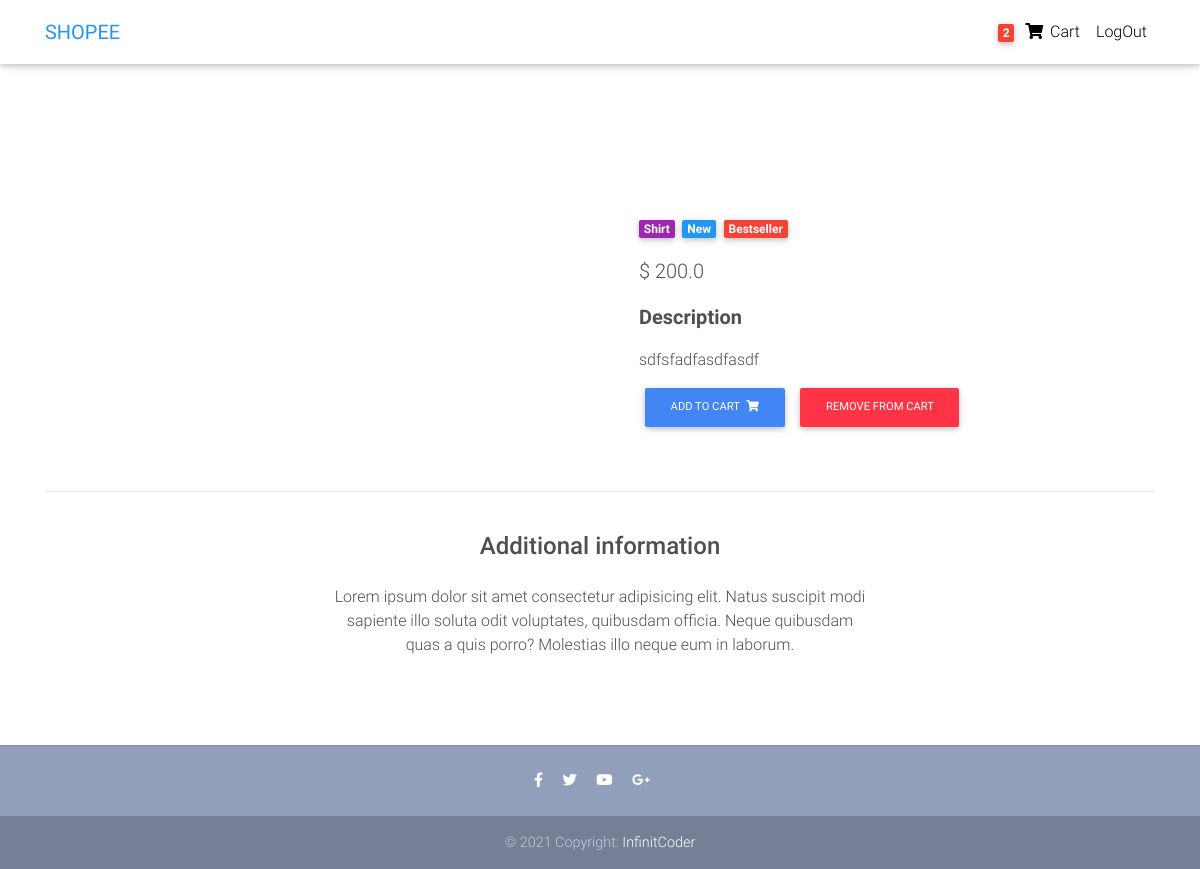
Page /product/2/ (signed in) on the committed database.
### core/models.py (models this page shows, shortened)
class Order(models.Model):
    user = models.ForeignKey(settings.AUTH_USER_MODEL,on_delete=models.CASCADE)
    items = models.ManyToManyField(OrderItem)
    start_date = models.DateTimeField(auto_now_add=True)
    ordered_date = models.DateTimeField()
    ordered = models.BooleanField(default=False)

class Item(models.Model):
    title = models.CharField(max_length=100)
    price = models.FloatField()
    category = models.CharField(choices=CATEGORY_CHOICES,max_length=2)
    label = models.CharField(choices=LABEL_CHOICES,max_length=1)
    discount_price = models.FloatField(blank=True, null=True)
    slug = models.SlugField()
    description = models.TextField()
    image = models.ImageField()
    def get_add_to_cart_url(self):
        return reverse("core:add-to-cart",kwargs={
            'slug':self.slug
        })
    def get_remove_from_cart_url(self):
        return reverse("core:remove-from-cart",kwargs={
            'slug':self.slug
        })

### core/views.py (the view)
# urls.py: path('product/<slug>/',ItemDetailView.as_view(),name='product'),
class ItemDetailView(DetailView):
    model = Item
    template_name = 'product-page.html'

### core/templatetag/cart_template_tags.py (called while the page is built)
@register.filter
def cart_item_count(user):
    if user.is_authenticated:
        qs = Order.objects.filter(user =user,ordered=False)
        if qs.exists():
            return qs[0].items.count()
    return 0

### templates/product-page.html (shortened to what this page needs)
{% extends 'base.html' %}
{% block content %}
{% include 'navbar.html' %}
  <main class="mt-5 pt-4">
    <div class="container dark-grey-text mt-5">
      <div class="row wow fadeIn">
        <div class="col-md-6 mb-4">
        </div>
        <div class="col-md-6 mb-4">
          <div class="p-4">
            <div class="mb-3">
              <a href="">
                <span class="badge purple mr-1">{{ object.get_category_display}} </span>
              </a>
              <a href="">
                <span class="badge blue mr-1">New</span>
              </a>
              <a href="">
                <span class="badge red mr-1">Bestseller</span>
              </a>
            </div>
            <p class="lead">
              {% if object.discount_price %}
              <span class="mr-1">
                <del>${{ object.price }}</del>
              </span>
              <span>${{ object.discount_price }}</span>
              {% else %}
              <span>$ {{ object.price }}</span>
              {% endif %}
            </p>
            <p class="lead font-weight-bold">Description</p>
            <p>{{ object.description }}</p>
            <a href="{{ object.get_add_to_cart_url }}" class="btn btn-primary btn-md my-0 p" >Add to cart
              <i class="fas fa-shopping-cart ml-1"></i>
            </a>
            <a href="{{ object.get_remove_from_cart_url }}" class="btn btn-danger btn-md my-0 p">Remove from cart
            </a>
          </div>
        </div>
      </div>
      <hr>
      <div class="row d-flex justify-content-center wow fadeIn">
        <div class="col-md-6 text-center">
          <h4 class="my-4 h4">Additional information</h4>
          <p>Lorem ipsum dolor sit amet consectetur adipisicing elit. Natus suscipit modi sapiente illo soluta odit
            voluptates,
            quibusdam officia. Neque quibusdam quas a quis porro? Molestias illo neque eum in laborum.</p>
        </div>
      </div>
      <div class="row wow fadeIn">
        <div class="col-lg-4 col-md-12 mb-4">
        </div>
        <div class="col-lg-4 col-md-6 mb-4">
        </div>
        <div class="col-lg-4 col-md-6 mb-4">
        </div>
      </div>
    </div>
  </main>
  {% endblock content %}

### templates/navbar.html (shortened to what this page needs)
{% load cart_template_tags %}
<nav class="navbar fixed-top navbar-expand-lg navbar-light white scrolling-navbar">
    <div class="container">
        <a class="navbar-brand waves-effect" href="https://mdbootstrap.com/docs/jquery/" target="_blank">
            <strong class="blue-text">SHOPEE</strong>
        </a>
        <div class="collapse navbar-collapse" id="navbarSupportedContent">
            <ul class="navbar-nav nav-flex-icons">
                {% if request.user.is_authenticated%}
                <li class="nav-item">
                    <a href="{% url 'core:order-summery' %}" class="nav-link waves-effect">
                        <span class="badge red z-depth-1 mr-1"> {{ request.user| cart_item_count}} </span>
                        <i class="fas fa-shopping-cart"></i>
                        <span class="clearfix d-none d-sm-inline-block"> Cart </span>
                    </a>
                </li>
                <li class="nav-item">
                    <a class="nav-link waves-effect" href="{% url 'account_logout' %}">
                        <span class="clearfix d-none d-sm-inline-block"> LogOut </span>
                    </a>
                </li>
                {% endif %}
            </ul>
        </div>
    </div>
</nav>

### templates/base.html (style rules this page uses)
html, body, header, .carousel { height: 60vh; }

### rows in the picture
Item: category "Shirt", price "200.0", description "sdfsfadfasdfasdf"

### other values in the picture
{{ request.user| cart_item_count }} "2"
